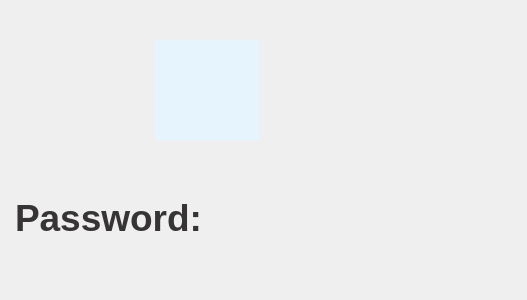
<?xml version="1.0" encoding="UTF-8"?>
<ui version="4.0">
 <class>WifiTestDialog</class>
 <widget class="QDialog" name="WifiTestDialog">
  <property name="geometry">
   <rect>
    <x>0</x>
    <y>0</y>
    <width>527</width>
    <height>300</height>
   </rect>
  </property>
  <property name="windowTitle">
   <string>Dialog</string>
  </property>
  <widget class="QLabel" name="wifiLabel1">
   <property name="geometry">
    <rect>
     <x>15</x>
     <y>190</y>
     <width>471</width>
     <height>56</height>
    </rect>
   </property>
   <property name="font">
    <font>
     <family>Liberation Sans</family>
     <pointsize>28</pointsize>
     <weight>75</weight>
     <bold>true</bold>
    </font>
   </property>
   <property name="styleSheet">
    <string notr="true">color: rgb(55, 52, 53);</string>
   </property>
   <property name="text">
    <string>Password:</string>
   </property>
   <property name="alignment">
    <set>Qt::AlignLeading|Qt::AlignLeft|Qt::AlignVCenter</set>
   </property>
  </widget>
  <widget class="QPushButton" name="wifiButton">
   <property name="geometry">
    <rect>
     <x>155</x>
     <y>40</y>
     <width>104</width>
     <height>100</height>
    </rect>
   </property>
   <property name="sizePolicy">
    <sizepolicy hsizetype="Fixed" vsizetype="Fixed">
     <horstretch>0</horstretch>
     <verstretch>0</verstretch>
    </sizepolicy>
   </property>
   <property name="minimumSize">
    <size>
     <width>100</width>
     <height>100</height>
    </size>
   </property>
   <property name="font">
    <font>
     <family>Liberation Sans</family>
     <pointsize>16</pointsize>
     <weight>75</weight>
     <bold>true</bold>
    </font>
   </property>
   <property name="styleSheet">
    <string notr="true">background-color: rgb(230, 245, 253);
border: 0px;
</string>
   </property>
   <property name="text">
    <string/>
   </property>
   <property name="icon">
    <iconset resource="wifi_res.qrc">
     <normaloff>:/symbols/resources/wifi-symbol_disa.png</normaloff>:/symbols/resources/wifi-symbol_disa.png</iconset>
   </property>
   <property name="iconSize">
    <size>
     <width>100</width>
     <height>100</height>
    </size>
   </property>
  </widget>
 </widget>
 <resources>
  <include location="wifi_res.qrc"/>
 </resources>
 <connections/>
</ui>
